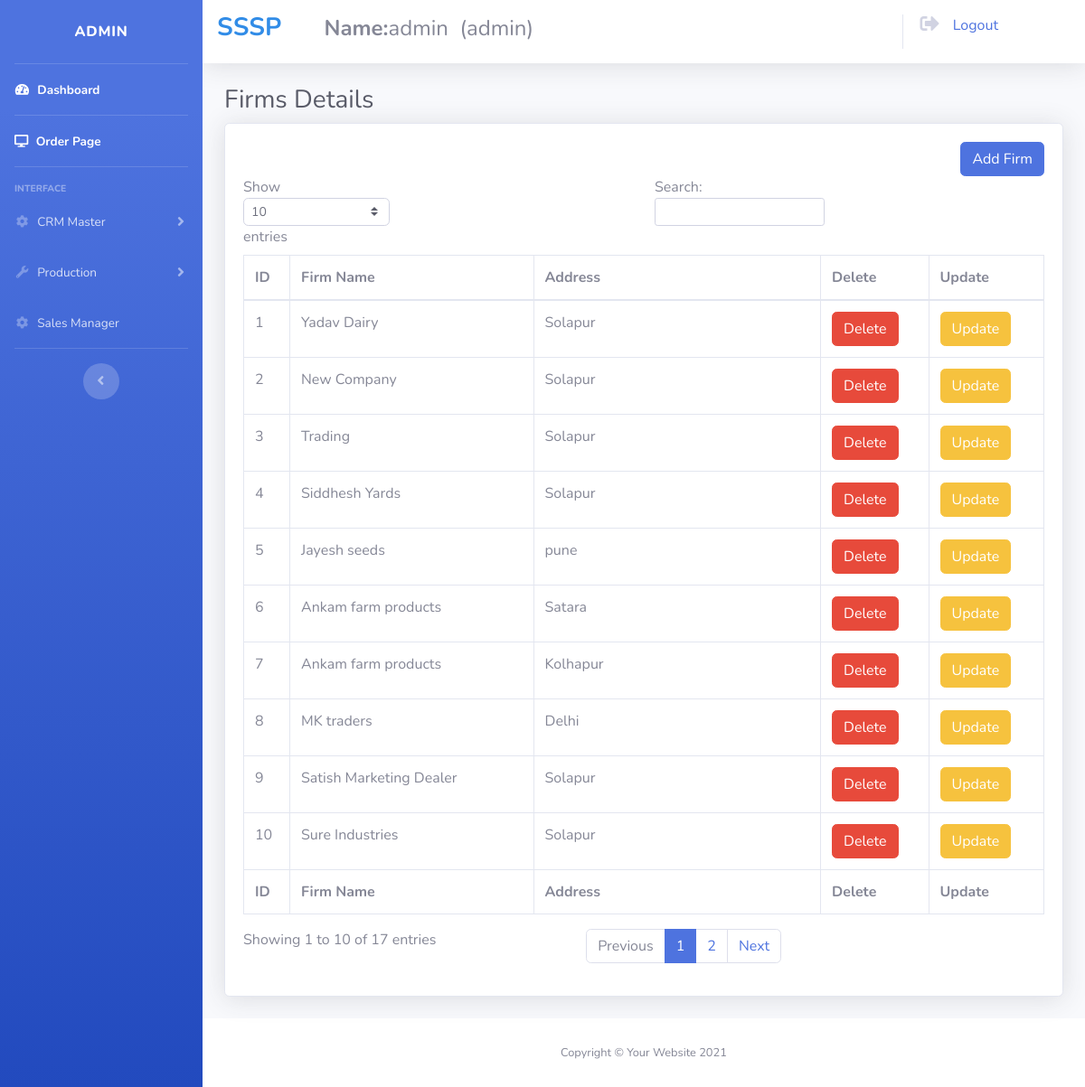
/crm_firm_table.php (signed in), run on the app's committed database.
### tables this page shows
CREATE TABLE `firm` (
  `id` int(255) NOT NULL,
  `firm_name` varchar(255) NOT NULL,
  `address` varchar(255) NOT NULL,
  `cid` int(255) NOT NULL
);

### crm_firm_table.php (the view, shortened to what this page needs)
<?php
include('config.php');
include('header.php');
?>
<h1 class="h3 mb-2 text-gray-800">Firms Details</h1>
<div class="card shadow mb-4">
    <div class="card-body">
    <a href="crm_firm.php" class="btn btn-primary" style="float:right;">Add Firm</a>
        <div class="table-responsive">
            <table class="table table-bordered" id="dataTable" width="100%" cellspacing="0">
                <thead>
                    <tr>
                        <th>ID</th>
                        <th>Firm Name</th>
                        <th>Address</th>
                        <th>Delete</th>
                        <th>Update</th>
                    </tr>
                </thead>
                <tfoot>
                    <tr>
                        <th>ID</th>
                        <th>Firm Name</th>
                        <th>Address</th>
                        <th>Delete</th>
                        <th>Update</th>
                    </tr>
                </tfoot>
                <tbody>
                    <?php
                    $sql = "select * from firm order by id desc";
                    $rs = mysqli_query($conn, $sql);
                    $cnt=1;
                    while ($rw = mysqli_fetch_row($rs)) {
                        echo "<tr>";
                        echo "<td> $cnt </td>";
                        echo "<td> $rw[1] </td>";
                        echo "<td> $rw[2] </td>";
                        echo "<td><a href='crm_firm_delete.php?id=$rw[0]'><div class='btn btn-danger'>Delete</div></a></td>";
                        echo "<td><a href='crm_firm_update.php?id=$rw[0]'><div class='btn btn-warning'>Update</div></a></td>";
                        echo "</tr>";
                        $cnt++;
                    }
                    ?>
                </tbody>
            </table>
        </div>
    </div>
</div>
</div>
<?php
include('footer.php');
?>

### data on the page
firm: firm_name "Yadav Dairy", address "Solapur"
firm: firm_name "New Company", address "Solapur"
firm: firm_name "Trading", address "Solapur"
firm: firm_name "Siddhesh Yards", address "Solapur"
firm: firm_name "Jayesh seeds", address "pune"
firm: firm_name "Ankam farm products", address "Satara"
firm: firm_name "Ankam farm products", address "Kolhapur"
firm: firm_name "MK traders", address "Delhi"
firm: firm_name "Satish Marketing Dealer", address "Solapur"
firm: firm_name "Sure Industries", address "Solapur"

### other printed values
$_SESSION['nameuser'] "admin"
$_SESSION['utype'] "admin"
